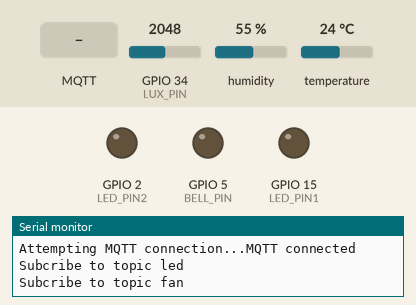
This sketch was run on a simulated ESP32. Parts: output pins drawn as LEDs (lit = HIGH), the last lines printed to the serial monitor. The inputs (shaded band) are chosen by the test bench; at power-on: temperature 24 °C, GPIO 34 (LUX_PIN) = 2048, humidity 55 %. WiFi joins after 1.5 s; servers stay silent unless stated; no MQTT or app messages arrive unless stated.

Above: at 2.7 s.
2.8 s: MQTT message "on" arrives on the first subscribed topic
At 4.8 s:
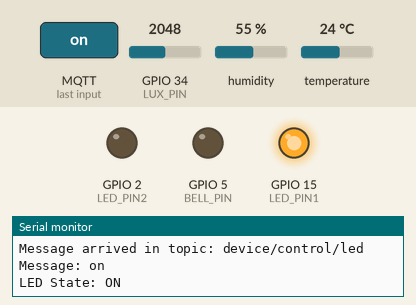
5.1 s: temperature set to 29 °C
7.1 s: temperature set to 32 °C
At 8.7 s:
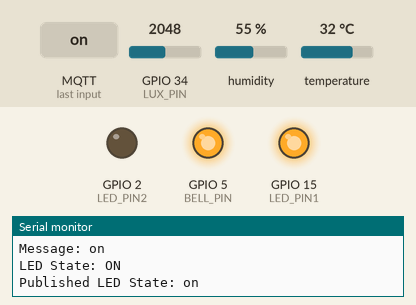
9.1 s: MQTT message "off" arrives on the first subscribed topic
At 10.4 s:
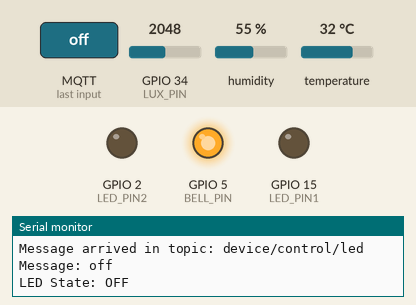
11.2 s: MQTT message "on" arrives on the second subscribed topic
At 12.8 s:
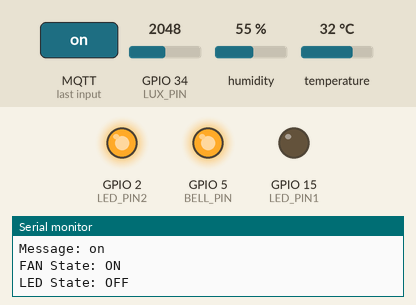
13.2 s: temperature set to 12 °C
At 14.1 s:
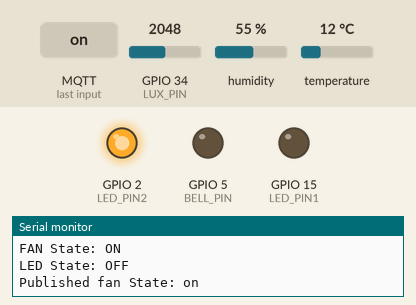
Timing chart, 0 to 16.2 s (numbered marks = the images above; inputs shaded):
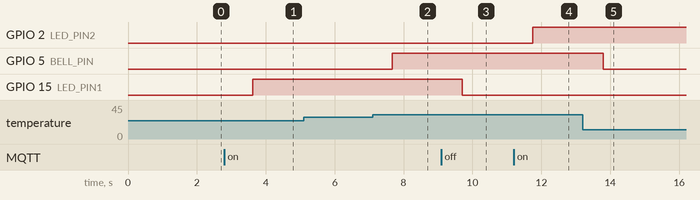

Measured:
- the behaviour switches between 30 and 31 °C on temperature (found by bisection; images 1 and 2)
- after the input at 2.8 s, GPIO 15 (LED_PIN1): LOW → HIGH after 0.82 s
- after the input at 7.1 s, GPIO 5 (BELL_PIN): LOW → HIGH after 0.58 s
- after the input at 9.1 s, GPIO 15 (LED_PIN1): HIGH → LOW after 0.60 s
- after the input at 11.2 s, GPIO 2 (LED_PIN2): LOW → HIGH after 0.54 s
- after the input at 13.2 s, GPIO 5 (BELL_PIN): HIGH → LOW after 0.60 s

The sketch:

MQTT_connect.ino
```cpp
#include <WiFi.h>
#include <PubSubClient.h>
#include <DHT.h>
#include <Arduino_JSON.h>

JSONVar doc;
JSONVar response;

#define LED_PIN1 15
#define LED_PIN2 2
#define DHT_PIN 19
#define BELL_PIN 5
#define DHT_TYPE DHT11

#define LUX_PIN 34


// Khai bao network
// const char* ssid = "Android 2024";// tên mạng WIFI
const char* ssid = "NATO";// tên mạng WIFI
// const char* ssid = "Ngoc Chi";

// const char* password = "12345678";// Password truy cập
const char* password = "hust2004";
// const char* password = "19071969";

const char* username = "manhptit";
const char* passwd = "123";

// const char* mqtt_server = "172.20.10.2";
const char* mqtt_server = "192.168.1.6";
// const char* mqtt_server = "192.168.1.12";
// Địa chỉ IP của Broker.
const char* topicLed = "device/control/led";
const char* topicFan = "device/control/fan";
const char* topicResponse = "device/response";
const char* topicSensor = "sensor";
const char* topicWarning = "warning";
const char* topicTemp = "temp";
const char* topicHum = "hum";
const char* topicLight = "light  ";

WiFiClient espClient;
PubSubClient client(espClient);

DHT dht(DHT_PIN, DHT_TYPE);

bool ledState = false;
bool previousLedState = false;

bool addLedState = false;
bool addPreviousLedState = false;

bool fanState = false;
bool previousFanState = false;

void setup_wifi() {
  delay(10);
  // Bat dau ket noi voi wifi
  WiFi.begin(ssid, password);
  while (WiFi.status() != WL_CONNECTED) {
    delay(500);
    Serial.print(".");
  }
  Serial.println("");
  Serial.println("Da ket noi WiFi");
  Serial.println("IP address: ");
  Serial.println(WiFi.localIP());
}

void reconnect() {
  // Loop until we're reconnected
  while (!client.connected()) {
    Serial.print("Attempting MQTT connection...");
    // Create a client ID
    String clientId = "ESP32Client-01";
    if (client.connect(clientId.c_str(), username, passwd)) {
      Serial.println("MQTT connected");

      if(client.subscribe(topicLed)) {
        Serial.printf("Subcribe to topic led \n");
      } else {
        Serial.println("Fail to sub to topic led!");
      }

      if(client.subscribe(topicFan)) {
        Serial.printf("Subcribe to topic fan\n");
      } else {
        Serial.println("Fail to sub to topic fan");
      }

      // if(client.subscribe(topicDevice)) {
      //   Serial.printf("Subcribe to topic device\n");
      // } else {
      //   Serial.println("Fail to sub to topic device");
      // }
    } else {
      Serial.print("failed, rc=");
      Serial.print(client.state());
      Serial.println(" try again in 5 seconds");
      // Wait 5 seconds before retrying
      delay(5000);
    }
  }
}


void callback(char* topic, byte* payload, unsigned int length) {
  Serial.print("Message arrived in topic: ");
  Serial.println(topic);
  Serial.print("Message: ");
  String message ="";

  for (int i = 0; i < length; i++) {
    message += (char)payload[i];
  }

  Serial.println(message);

  if (strcmp(topic, "device/control/fan") == 0) {
    if (message == "on") {
      digitalWrite(LED_PIN2, HIGH);
      fanState = true;
    } else if (message == "off") {
      digitalWrite(LED_PIN2, LOW);
      fanState = false;
    }
    Serial.println("FAN State: " + String(fanState ? "ON" : "OFF"));
  }

  if (strcmp(topic, "device/control/led") == 0) {
    if (message == "on") {
      digitalWrite(LED_PIN1, HIGH);
      ledState = true;
    } else if (message == "off") {
      digitalWrite(LED_PIN1, LOW);
      ledState = false;
    }
  }
  Serial.println("LED State: " + String(ledState ? "ON" : "OFF"));

  // if (strcmp(topic, "device") == 0) {
  //   if (message == "on") {
  //     digitalWrite(LED_PIN1, HIGH);
  //     digitalWrite(LED_PIN2, HIGH);
  //   } else if (message == "off") {
  //     digitalWrite(LED_PIN1, LOW);
  //     digitalWrite(LED_PIN2, LOW);
  //   }
  // }
  // Serial.println("LED State: " + String(ledState ? "ON" : "OFF"));
}


void setup() {
  Serial.begin(9600);//Tốc độ truyền UART giữa ESP và PC
  setup_wifi();

  dht.begin();

  pinMode(LED_PIN1, OUTPUT);
  pinMode(LED_PIN2, OUTPUT);
  pinMode(BELL_PIN, OUTPUT);

  pinMode(LUX_PIN, INPUT);

  client.setServer(mqtt_server, 2002);
  client.setCallback(callback);
}

void loop() {
  if (!client.connected()) {
    reconnect();
  }
  client.loop();
  delay(2000);

  if (ledState != previousLedState) {
    previousLedState = ledState;
    String ledMessage = (ledState ? "on" : "off");
    response = JSONVar();
    response["led"] = ledMessage.c_str();
    client.publish(topicResponse, JSON.stringify(response).c_str());
    Serial.println("Published LED State: " + ledMessage);
  }

  if (fanState != previousFanState) {
    previousFanState = fanState;
    String fanMessage = (fanState ? "on" : "off");
    response = JSONVar();
    response["fan"] = fanMessage.c_str();
    client.publish(topicResponse, JSON.stringify(response).c_str());
    Serial.println("Published fan State: " + fanMessage);
  }
  // put your main code here, to run repeatedly:

  int h = (int)dht.readHumidity();
  int t = (int)dht.readTemperature();

  int lux = analogRead(LUX_PIN);

  if(t > 30 ){
    String canhbao = "on";
    digitalWrite(BELL_PIN, HIGH);

    client.publish(topicWarning, canhbao.c_str());
  }
  else {
    String canhbao = "off";
    digitalWrite(BELL_PIN, LOW);

    client.publish(topicWarning, canhbao.c_str());
  }

  if (isnan(h) || isnan(t) || isnan(lux)) {
    Serial.println("Read data failed !!");
  } else {
    doc["temp"] = t;
    doc["hum"] = h;
    doc["light"] = lux;

    String jsonString = JSON.stringify(doc);
    client.publish(topicSensor, jsonString.c_str());

    client.publish(topicTemp, String(t).c_str());
    client.publish(topicHum,String(h).c_str());
    client.publish(topicLight, String(lux).c_str());
    // Serial.println(jsonString);
  }
}
```
